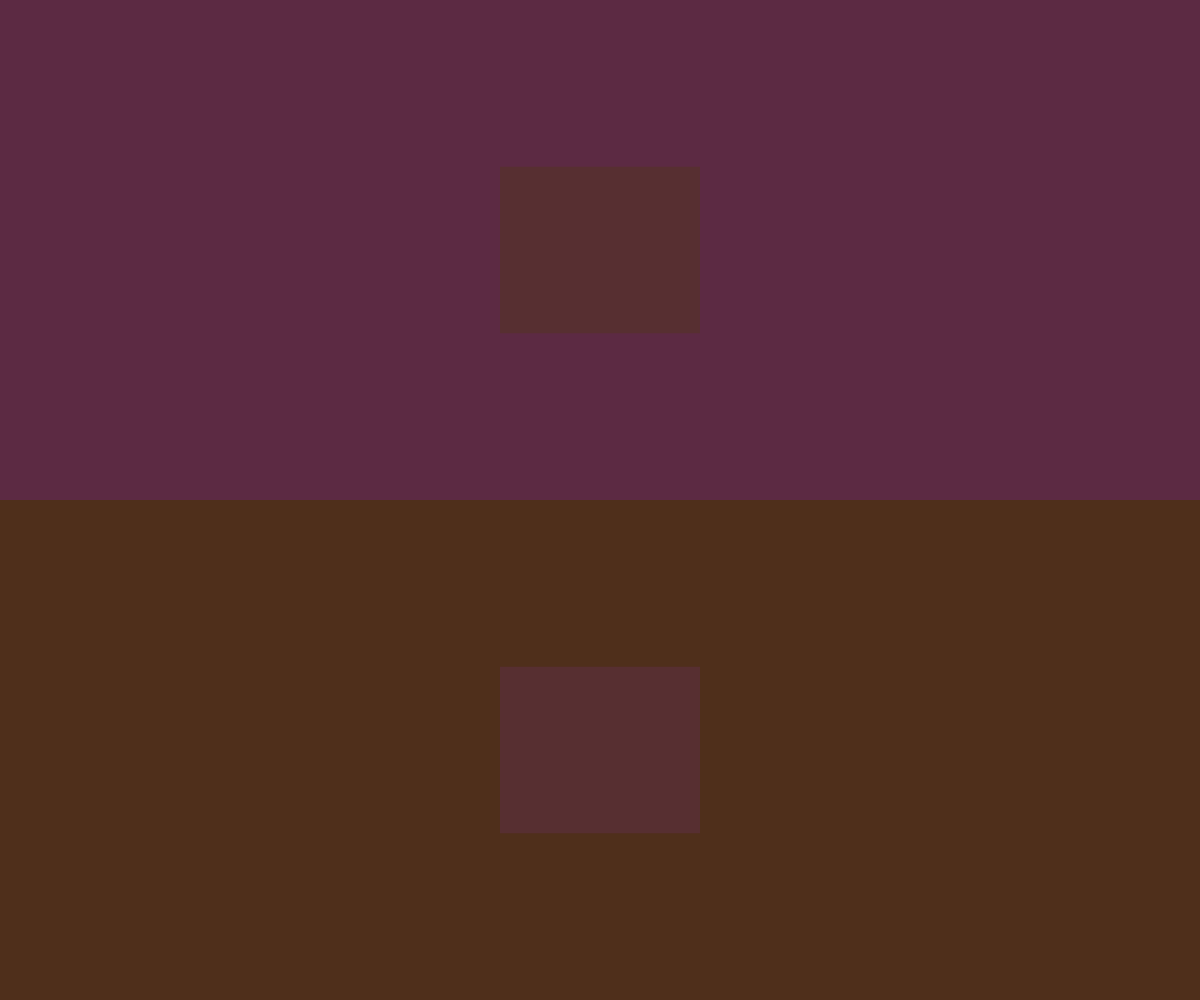
Frame 1 (no input)
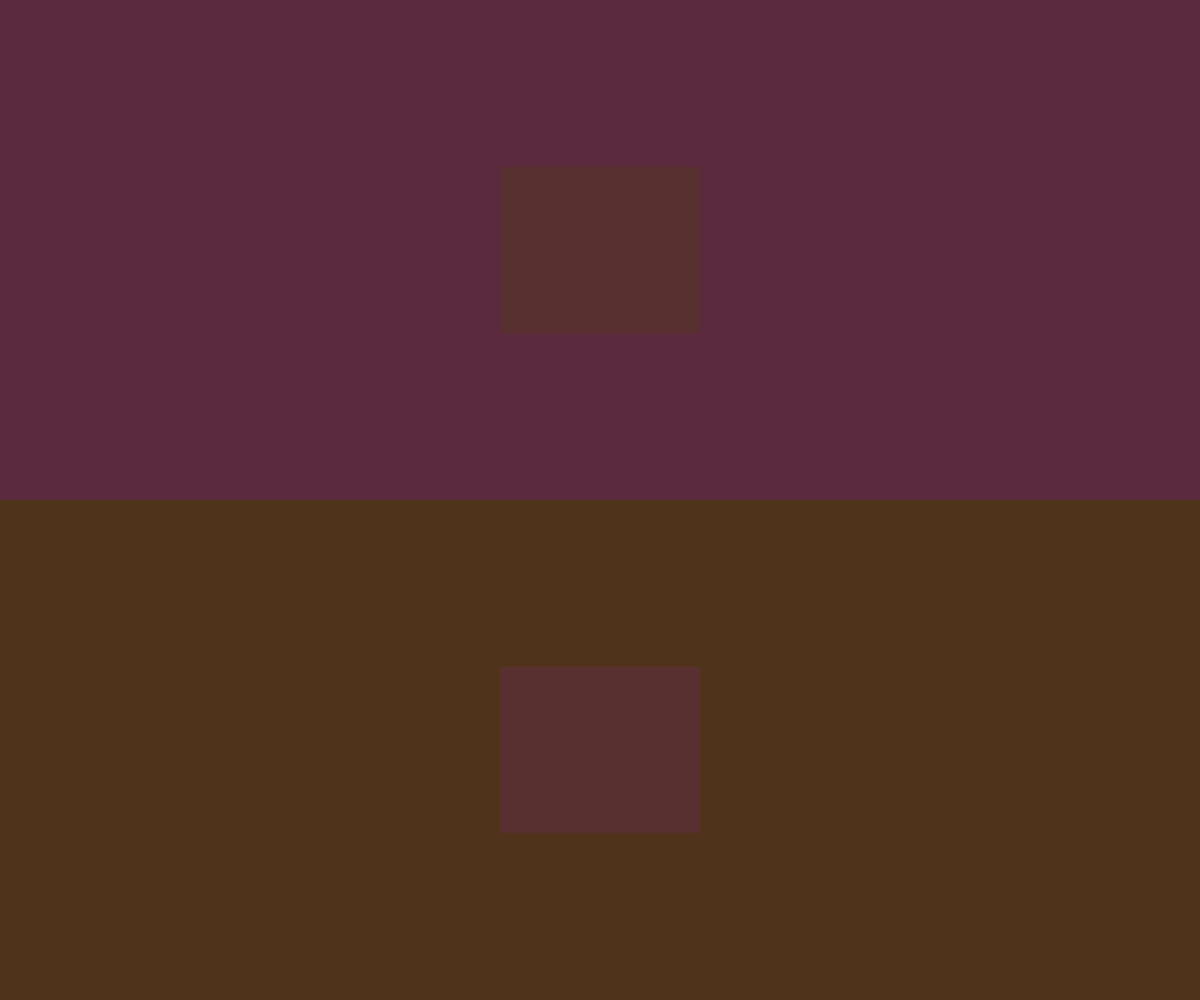
Frame 60 (no input)
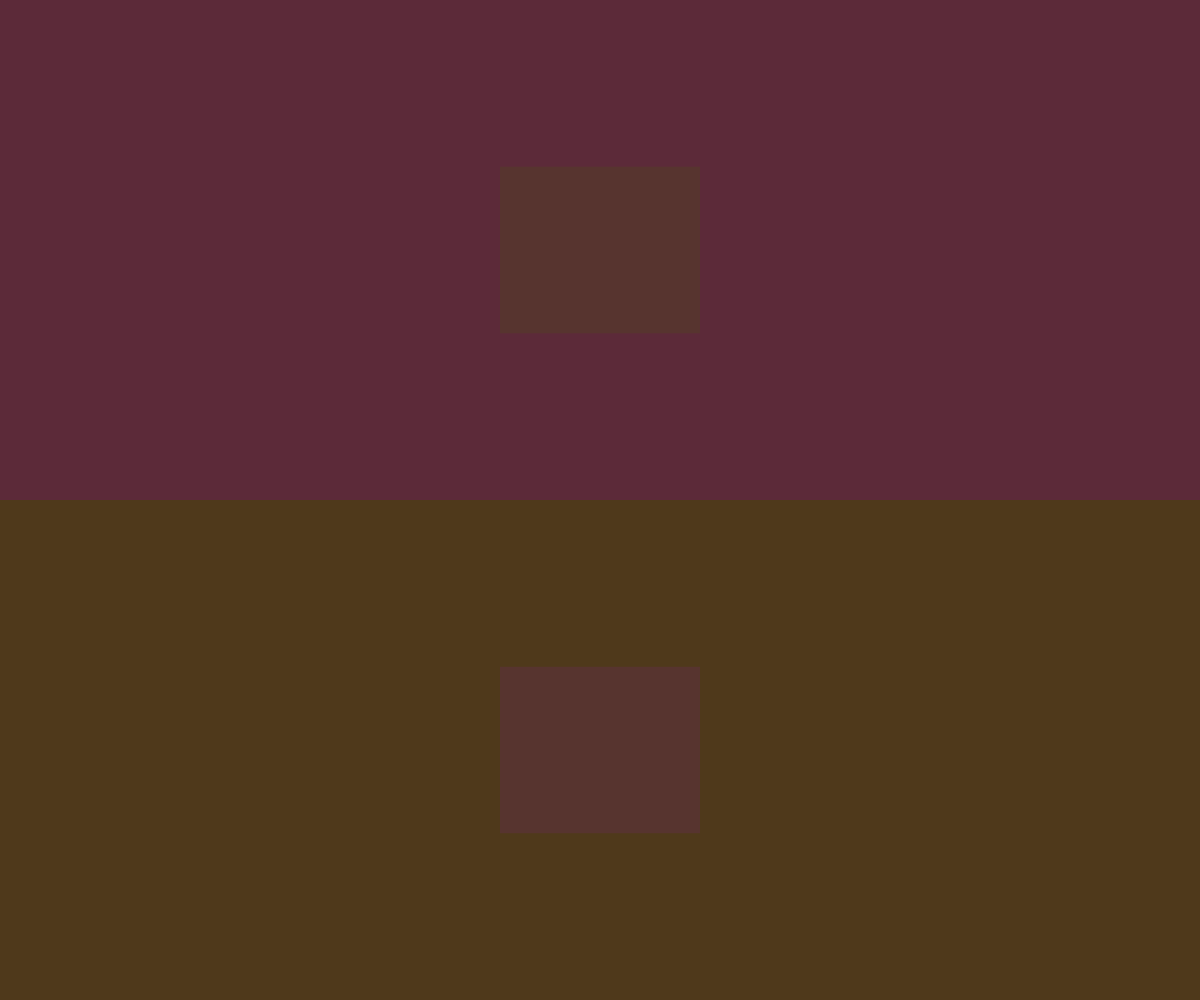
Frame 120 (the mouse pressed at the canvas centre since frame 60)

The p5.js sketch that drew these frames (run headless with seeded random() and noise() and a simulated clock; from frame 60 on, the mouse is pressed at the canvas centre):

// p5.js sketch
// ── sketch.js
// Don't look at the code...
// Are there 3 colors or 4 colors






// Background and foreground hues
let bg1, bg2, fg1, fg2;

function setup() {
  createCanvas(windowWidth, windowHeight);
  colorMode(HSB, 360, 100, 100);
  rectMode(CENTER);
  noStroke();
  bg1 = 330;
  bg2 = 383;
  calcfg(); 
}

// Calculate foreground hue to be
// in between the background hues
function calcfg(){
  fg1 = (bg1 + bg2) / 2;
}

function draw() {
  
  // Move the backgrounds and foregrounds
  bg1+=0.1;
  bg2+=0.1;
  
  calcfg();
  
  // Background top
  fill(bg1%360, 54, 36);
  rect(width/2, height / 4, width, height / 2);
  
  // Background bottom
  fill(bg2%360, 66, 31);
  rect(width/2, 3* height / 4, width, height / 2);
  
  // Foreground top
  fill(fg1%360, 46, 34);
  rect(width/2, height/4, width / 6, height / 6);
  
  // Foreground bottom
  fill(fg1%360, 46, 34);
  rect(width/2, 3*height / 4, width / 6, height / 6);  

}

//https://editor.p5js.org/icm4.0/sketches/4MpL1NJtd
